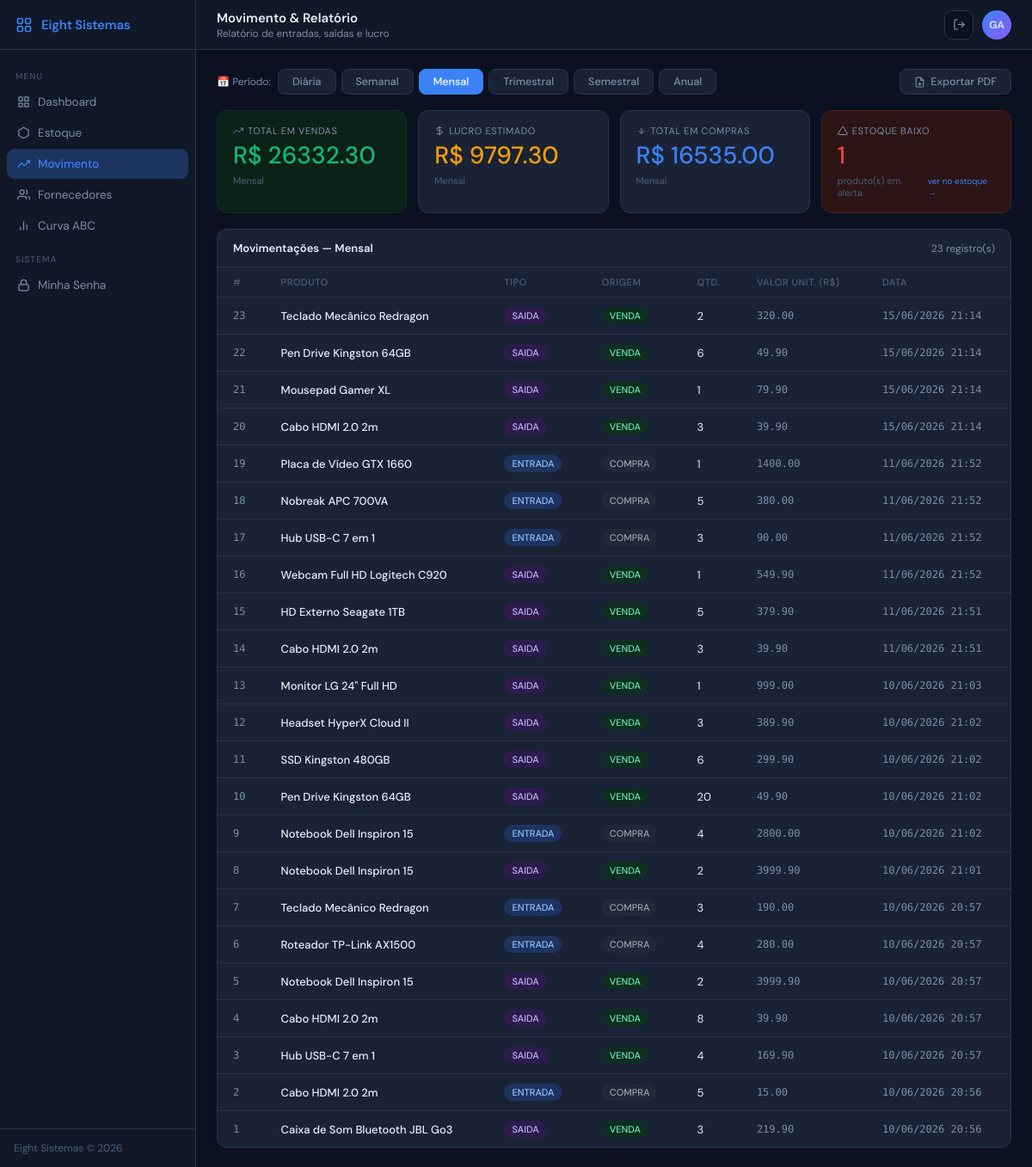
Screenshot of /movimento (signed in) with the database file from the repository.
### models/movimentacao.py (models this page shows)
class Movimentacao(db.Model):
    __tablename__ = "movimentacoes_estoque"
    id                = db.Column(db.Integer, primary_key=True)
    produto_id        = db.Column(db.Integer, db.ForeignKey("produtos.id", ondelete="CASCADE"), nullable=False)
    tipo              = db.Column(db.Enum("entrada", "saida"), nullable=False)
    quantidade        = db.Column(db.Integer, nullable=False)
    origem            = db.Column(db.Enum("compra", "venda", "ajuste"), nullable=False)
    valor_unitario    = db.Column(db.Numeric(10, 2))
    custo_unitario    = db.Column(db.Numeric(10, 2))
    data_movimentacao = db.Column(db.DateTime, default=datetime.now, nullable=False)

### models/produto.py (models this page shows, shortened)
class Produto(db.Model):
    __tablename__ = "produtos"
    id             = db.Column(db.Integer, primary_key=True)
    nome           = db.Column(db.String(100), nullable=False)
    categoria      = db.Column(db.String(50))
    quantidade     = db.Column(db.Integer, default=0, nullable=False)
    estoque_minimo = db.Column(db.Integer, default=5, nullable=False)
    preco_custo    = db.Column(db.Numeric(10,2))
    preco_venda    = db.Column(db.Numeric(10,2))
    descricao      = db.Column(db.Text)
    fornecedor_id  = db.Column(db.Integer, db.ForeignKey("fornecedores.id"))
    movimentacoes  = db.relationship("Movimentacao", backref="produto", lazy=True, cascade="all, delete-orphan")

### routes/movimento.py (the view)
@movimento_bp.route("/movimento")
@login_required
def movimento():
    filtro    = request.args.get("filtro", "mensal")
    relatorio = DashboardService.relatorio_movimento(filtro)
    grafico   = DashboardService.grafico_seis_meses()
    return render_template(
        "movimento.html",
        filtro_ativo=filtro,
        **relatorio,
        alertas=EstoqueService.alertas_estoque(),
        graf_labels=grafico["labels"],
        graf_entradas=grafico["entradas"],
        graf_saidas=grafico["saidas"],
    )

### auth.py (called while the page is built)
def login_required(f):
    @wraps(f)
    def decorated(*args, **kwargs):
        if "usuario_id" not in session:
            return redirect(url_for("auth.login"))
        return f(*args, **kwargs)
    return decorated

### services/dashboard_service.py (called while the page is built)
    @staticmethod
    def grafico_seis_meses():
        seis = datetime.now() - timedelta(days=180)
        ent, sai = defaultdict(float), defaultdict(float)
        for m in Movimentacao.query.filter(Movimentacao.data_movimentacao >= seis).all():
            mes = m.data_movimentacao.strftime("%b/%y") if m.data_movimentacao else "?"
            (ent if m.tipo == "entrada" else sai)[mes] += m.quantidade
        meses = sorted(set(ent) | set(sai))
        return {
            "labels":   meses,
            "entradas": [ent.get(m, 0) for m in meses],
            "saidas":   [sai.get(m, 0) for m in meses],
        }

### services/estoque_service.py (called while the page is built)
    @staticmethod
    def alertas_estoque():
        return Produto.query.filter(Produto.quantidade <= Produto.estoque_minimo).all()

### templates/movimento.html (shortened to what this page needs)
{% extends "base.html" %}
{% block nav_movimento %}active{% endblock %}
{% block page_title %}Movimento & Relatório{% endblock %}
{% block page_sub %}Relatório de entradas, saídas e lucro{% endblock %}
{% block content %}
<div style="display:flex; align-items:center; gap:6px; flex-wrap:wrap;">
  <span class="filtro-label">📅 Período:</span>
  {% for valor, label in [
    ('diario','Diária'),('semanal','Semanal'),('mensal','Mensal'),
    ('trimestral','Trimestral'),('semestral','Semestral'),('anual','Anual')
  ] %}
  <a href="{{ url_for('movimento.movimento', filtro=valor) }}"
     class="filtro-btn {{ 'ativo' if filtro_ativo == valor else '' }}">
    {{ label }}
  </a>
  {% endfor %}
  <a href="{{ url_for('movimento.exportar_pdf', filtro=filtro_ativo) }}"
     class="btn-export" title="Exportar relatório do período atual em PDF" style="margin-left:auto;">
    <svg viewBox="0 0 24 24" fill="none" stroke="currentColor" stroke-width="2">
      <path d="M14 2H6a2 2 0 0 0-2 2v16a2 2 0 0 0 2 2h12a2 2 0 0 0 2-2V8z"/>
      <polyline points="14 2 14 8 20 8"/>
      <line x1="12" y1="18" x2="12" y2="12"/>
      <polyline points="9 15 12 18 15 15"/>
    </svg>
    Exportar PDF
  </a>
</div>
<div class="cards-grid">
  <div class="stat-card success">
    <div class="card-label">
      <svg viewBox="0 0 24 24" fill="none" stroke="currentColor" stroke-width="2"><polyline points="23 6 13.5 15.5 8.5 10.5 1 18"/><polyline points="17 6 23 6 23 12"/></svg>
      Total em Vendas
    </div>
    <div class="card-value green">R$ {{ "%.2f"|format(total_vendas) }}</div>
    <div class="card-sub">{{ filtro_ativo | capitalize }}</div>
  </div>
  <div class="stat-card">
    <div class="card-label">
      <svg viewBox="0 0 24 24" fill="none" stroke="currentColor" stroke-width="2"><line x1="12" y1="1" x2="12" y2="23"/><path d="M17 5H9.5a3.5 3.5 0 0 0 0 7h5a3.5 3.5 0 0 1 0 7H6"/></svg>
      Lucro Estimado
    </div>
    <div class="card-value amber">R$ {{ "%.2f"|format(total_lucro) }}</div>
    <div class="card-sub">{{ filtro_ativo | capitalize }}</div>
  </div>
  <div class="stat-card">
    <div class="card-label">
      <svg viewBox="0 0 24 24" fill="none" stroke="currentColor" stroke-width="2"><path d="M12 5v14M5 12l7 7 7-7"/></svg>
      Total em Compras
    </div>
    <div class="card-value blue">R$ {{ "%.2f"|format(total_compras) }}</div>
    <div class="card-sub">{{ filtro_ativo | capitalize }}</div>
  </div>
  <a href="{{ url_for('estoque.estoque', filtro_baixo=1) }}"
     class="stat-card {{ 'danger' if alertas|length > 0 else '' }}"
     style="text-decoration:none;cursor:pointer;transition:border-color .18s,transform .15s;"
     onmouseover="this.style.transform='translateY(-2px)'"
     onmouseout="this.style.transform=''">
    <div class="card-label">
      <svg viewBox="0 0 24 24" fill="none" stroke="currentColor" stroke-width="2"><path d="M10.29 3.86L1.82 18a2 2 0 0 0 1.71 3h16.94a2 2 0 0 0 1.71-3L13.71 3.86a2 2 0 0 0-3.42 0z"/></svg>
      Estoque Baixo
    </div>
    <div class="card-value {{ 'red' if alertas|length > 0 else 'green' }}">{{ alertas|length }}</div>
    <div class="card-sub" style="display:flex;align-items:center;gap:4px;">
      produto(s) em alerta
      {% if alertas|length > 0 %}
      <span style="font-size:10px;color:var(--blue);margin-left:auto;">ver no estoque →</span>
      {% endif %}
    </div>
  </a>
</div>
<div class="tcard">
  <div class="tcard-header">
    <span class="tcard-title">Movimentações — {{ filtro_ativo | capitalize }}</span>
    <span class="text-muted" style="font-size:12px;">{{ movimentacoes|length }} registro(s)</span>
  </div>
  {% if movimentacoes %}
  <table>
    <thead>
      <tr>
        <th>#</th>
        <th>Produto</th>
        <th>Tipo</th>
        <th>Origem</th>
        <th>Qtd.</th>
        <th>Valor Unit. (R$)</th>
        <th>Data</th>
      </tr>
    </thead>
    <tbody>
      {% for m in movimentacoes %}
      <tr>
        <td class="mono">{{ m.id }}</td>
        <td class="fw500">{{ m.produto_nome }}</td>
        <td>
          <span class="badge-status {{ 'badge-entrada' if m.tipo == 'entrada' else 'badge-saida' }}">
            {{ m.tipo | upper }}
          </span>
        </td>
        <td>
          <span class="badge-status
            {% if m.origem == 'venda' %}badge-venda
            {% elif m.origem == 'compra' %}badge-compra
            {% else %}badge-ajuste{% endif %}">
            {{ m.origem | upper }}
          </span>
        </td>
        <td>{{ m.quantidade }}</td>
        <td class="mono">{{ "%.2f"|format(m.valor_unitario|float) if m.valor_unitario else '—' }}</td>
        <td class="text-muted mono">{{ m.data }}</td>
      </tr>
      {% endfor %}
    </tbody>
  </table>
  {% else %}
  <div class="empty-state">
    <svg viewBox="0 0 24 24" fill="none" stroke="currentColor" stroke-width="1.5"><polyline points="23 6 13.5 15.5 8.5 10.5 1 18"/><polyline points="17 6 23 6 23 12"/></svg>
    Nenhuma movimentação no período selecionado.
  </div>
  {% endif %}
</div>
{% endblock %}

### static/css/main.css (style rules this page uses)
*, *::before, *::after { margin: 0; padding: 0; box-sizing: border-box; }
:root { --bg: #0B1120; --surface: #111827; --card: #1A2235; --card2: #1F2D42; --border: #263348; --border2: #2E3D55; --blue: #3B82F6; --blue-dim: #1D3461; --red: #EF4444; --red-dim: #2D1515; --green: #10B981; --green-dim: #0C2118; --amber: #F59E0B; --amber-dim: #2A1F08; --purple: #8B5CF6; --text: #E8EFF8; --muted: #7A8FA8; --muted2: #4A5F7A; --sidebar-w: 228px; --header-h: 58px; --radius: 12px; --font: 'DM Sans', sans-serif; --mono: 'DM Mono', monospace; }
body { font-family: var(--font); background: var(--bg); color: var(--text); font-size: 14px; min-height: 100vh; }
.cards-grid { display: grid; grid-template-columns: repeat(4, 1fr); gap: 13px; }
.stat-card { background: var(--card); border: 1px solid var(--border); border-radius: var(--radius); padding: 16px 18px; display: flex; flex-direction: column; gap: 8px; transition: border-color 0.2s, transform 0.15s; }
.stat-card.danger { border-color: #4a1f1f; background: var(--red-dim); }
.stat-card.success { border-color: #0d3025; background: var(--green-dim); }
.card-label { font-size: 11px; color: var(--muted); display: flex; align-items: center; gap: 5px; text-transform: uppercase; letter-spacing: .6px; }
.card-label svg { width: 12px; height: 12px; }
.card-value { font-size: 28px; font-weight: 500; line-height: 1; }
.card-value.blue { color: var(--blue); }
.card-value.red { color: var(--red); }
.card-value.green { color: var(--green); }
.card-value.amber { color: var(--amber); }
.card-sub { font-size: 11px; color: var(--muted2); }
.tcard { background: var(--card); border: 1px solid var(--border); border-radius: var(--radius); }
.tcard-header { padding: 13px 18px; border-bottom: 1px solid var(--border); display: flex; align-items: center; justify-content: space-between; gap: 12px; }
.tcard-title { font-size: 13px; font-weight: 600; color: var(--text); }
table { width: 100%; border-collapse: collapse; }
thead th { padding: 10px 18px; font-size: 11px; font-weight: 500; color: var(--muted2); text-transform: uppercase; letter-spacing: .6px; text-align: left; border-bottom: 1px solid var(--border); }
tbody td { padding: 11px 18px; border-bottom: 1px solid var(--border); font-size: 13px; vertical-align: middle; }
tbody tr:last-child td { border-bottom: none; }
.badge-status { display: inline-flex; align-items: center; gap: 4px; font-size: 11px; font-weight: 500; padding: 3px 9px; border-radius: 99px; }
.badge-entrada { background: #1d3461; color: #93c5fd; }
.badge-saida { background: #2d1b4e; color: #c4b5fd; }
.badge-venda { background: #0d2e20; color: #6ee7b7; }
.badge-compra { background: #1f2937; color: #9ca3af; }
.mono { font-family: var(--mono); font-size: 12px; color: var(--muted); }
.text-muted { color: var(--muted); }
.fw500 { font-weight: 500; }

### templates/movimento.html (style rules this page uses)
.filtro-btn { padding: 6px 16px; border-radius: 8px; border: 1px solid var(--border); background: var(--card); color: var(--muted); font-size: 12.5px; font-weight: 500; font-family: var(--font); cursor: pointer; text-decoration: none; transition: all 0.14s; }
.filtro-btn.ativo { background: var(--blue); border-color: var(--blue); color: #fff; }
.filtro-label { font-size: 12px; color: var(--muted); margin-right: 2px; }
.btn-export { display: inline-flex; align-items: center; gap: 6px; padding: 6px 16px; border-radius: 8px; border: 1px solid var(--border); background: var(--card); color: var(--muted); font-size: 12.5px; font-weight: 500; font-family: var(--font); cursor: pointer; text-decoration: none; transition: all .14s; }
.btn-export svg { width: 13px; height: 13px; }

### rows the page displays
Movimentacao: id "23", produto_nome "Teclado Mecânico Redragon", tipo "SAIDA", origem "VENDA", quantidade "2", valor_unitario "320.00", data "15/06/2026 21:14", id "7", tipo "ENTRADA", origem "COMPRA", quantidade "3", data "10/06/2026 20:57"
Movimentacao: id "22", produto_nome "Pen Drive Kingston 64GB", tipo "SAIDA", origem "VENDA", quantidade "6", valor_unitario "49.90", data "15/06/2026 21:14", id "10", quantidade "20", data "10/06/2026 21:02"
Movimentacao: id "21", produto_nome "Mousepad Gamer XL", tipo "SAIDA", origem "VENDA", quantidade "1", valor_unitario "79.90", data "15/06/2026 21:14"
Movimentacao: id "20", produto_nome "Cabo HDMI 2.0 2m", tipo "SAIDA", origem "VENDA", quantidade "3", valor_unitario "39.90", data "15/06/2026 21:14", id "14", data "11/06/2026 21:51", id "4", quantidade "8", data "10/06/2026 20:57", id "2", tipo "ENTRADA", origem "COMPRA", quantidade "5", data "10/06/2026 20:56"
Movimentacao: id "19", produto_nome "Placa de Vídeo GTX 1660", tipo "ENTRADA", origem "COMPRA", quantidade "1", valor_unitario "1400.00", data "11/06/2026 21:52"
Movimentacao: id "18", produto_nome "Nobreak APC 700VA", tipo "ENTRADA", origem "COMPRA", quantidade "5", valor_unitario "380.00", data "11/06/2026 21:52"
Movimentacao: id "17", produto_nome "Hub USB-C 7 em 1", tipo "ENTRADA", origem "COMPRA", quantidade "3", valor_unitario "90.00", data "11/06/2026 21:52", id "3", tipo "SAIDA", origem "VENDA", quantidade "4", data "10/06/2026 20:57"
Movimentacao: id "16", produto_nome "Webcam Full HD Logitech C920", tipo "SAIDA", origem "VENDA", quantidade "1", valor_unitario "549.90", data "11/06/2026 21:52"
Movimentacao: id "15", produto_nome "HD Externo Seagate 1TB", tipo "SAIDA", origem "VENDA", quantidade "5", valor_unitario "379.90", data "11/06/2026 21:51"
Movimentacao: valor_unitario "39.90"
Movimentacao: id "13", produto_nome "Monitor LG 24\" Full HD", tipo "SAIDA", origem "VENDA", quantidade "1", valor_unitario "999.00", data "10/06/2026 21:03"
Movimentacao: id "12", produto_nome "Headset HyperX Cloud II", tipo "SAIDA", origem "VENDA", quantidade "3", valor_unitario "389.90", data "10/06/2026 21:02"
Movimentacao: id "11", produto_nome "SSD Kingston 480GB", tipo "SAIDA", origem "VENDA", quantidade "6", valor_unitario "299.90", data "10/06/2026 21:02"
Movimentacao: valor_unitario "49.90"
Movimentacao: id "9", produto_nome "Notebook Dell Inspiron 15", tipo "ENTRADA", origem "COMPRA", quantidade "4", valor_unitario "2800.00", data "10/06/2026 21:02", id "8", tipo "SAIDA", origem "VENDA", quantidade "2", data "10/06/2026 21:01", id "5", data "10/06/2026 20:57"
Movimentacao: valor_unitario "3999.90"
Movimentacao: valor_unitario "190.00"
Movimentacao: id "6", produto_nome "Roteador TP-Link AX1500", tipo "ENTRADA", origem "COMPRA", quantidade "4", valor_unitario "280.00", data "10/06/2026 20:57"
Movimentacao: valor_unitario "3999.90"
Movimentacao: valor_unitario "39.90"
Movimentacao: valor_unitario "169.90"
Movimentacao: valor_unitario "15.00"
Movimentacao: id "1", produto_nome "Caixa de Som Bluetooth JBL Go3", tipo "SAIDA", origem "VENDA", quantidade "3", valor_unitario "219.90", data "10/06/2026 20:56"

### other values shown
{{ session.get('usuario_nome', 'US')[:2].upper() }} "GA"
{{ label }} "Diária" "Semanal" "Mensal" "Trimestral" "Semestral" "Anual"
{{ "%.2f"|format(total_vendas) }} "26332.30"
{{ filtro_ativo | capitalize }} "Mensal"
{{ "%.2f"|format(total_lucro) }} "9797.30"
{{ "%.2f"|format(total_compras) }} "16535.00"
{{ alertas|length }} "1"
{{ movimentacoes|length }} "23"
